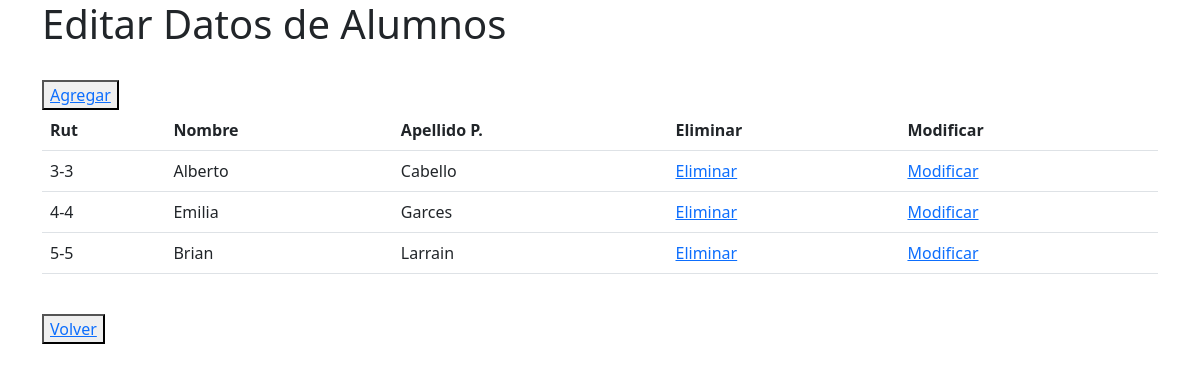
The page /alumnos/crud on the database as committed earlier.
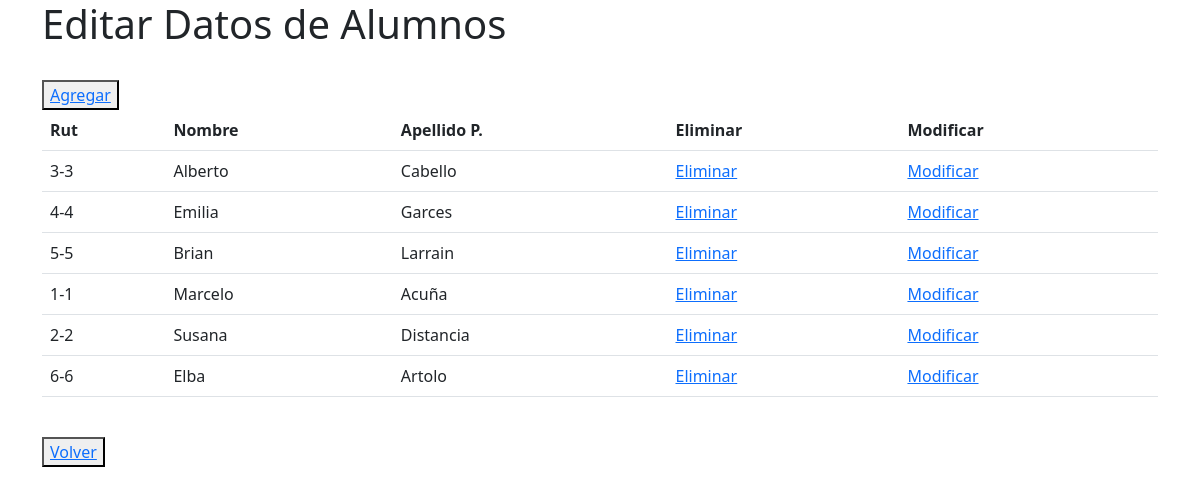
The same page on the database as committed later.
### alumnos/models.py (models this page shows, shortened)
class Alumno(models.Model):
    rut              = models.CharField(primary_key=True, max_length=10)
    nombre           = models.CharField(max_length=20)
    apellido_paterno = models.CharField(max_length=20)
    apellido_materno = models.CharField(max_length=20)
    fecha_nacimiento = models.DateField(blank=False, null=False)
    id_genero        = models.ForeignKey('Genero',on_delete=models.CASCADE, db_column='idGenero')
    telefono         = models.CharField(max_length=45)
    email            = models.EmailField(unique=True, max_length=100, blank=True, null=True)
    direccion        = models.CharField(max_length=50, blank=True, null=True)
    activo           = models.IntegerField()

### alumnos/views.py (the view)
# urls.py: path("crud", views.crud, name="crud"),
def crud(request):
    alumnos = Alumno.objects.all()
    context = {"alumnos": alumnos}
    return render(request, "alumnos/alumnos_list.html", context)

### alumnos/templates/alumnos/alumnos_list.html (shortened to what this page needs)
{% load static %}
<!DOCTYPE html>
<html lang="en">
<head>
    <link href="https://cdn.jsdelivr.net/npm/bootstrap@5.2.3/dist/css/bootstrap.min.css" rel="stylesheet">
</head>
<body>
    <div class="container">
        <h1>Editar Datos de Alumnos</h1>
    <br>
    <button>
        <a href="{% url 'alumnosAdd' %}"> Agregar </a>
    </button>
    <table class="table">
        {% if alumnos %}
            <th> Rut </th>
            <th> Nombre </th>
            <th> Apellido P. </th>
            <th> Eliminar </th>
            <th> Modificar </th>
            {% for x in alumnos %}
                <tr>
                    <td> {{ x.rut }}
                    <td> {{ x.nombre }}
                    <td> {{ x.apellido_paterno }}
                    <td> <a href="{% url 'alumnos_del' pk=x.rut %}"> Eliminar</a>
                    <td> <a href="{% url 'alumnos_findEdit' pk=x.rut %}"> Modificar</a>
                </tr>
            {% endfor %}
        {% endif %}
    </table><br>
    <button>
        <a href="{% url 'index' %}"> Volver </a>
    </button>
    </div>
</body>
</html>

Rows that differ between the two databases and show on the page:
added Alumno: rut "1-1", nombre "Marcelo", apellido_paterno "Acuña"
added Alumno: rut "2-2", nombre "Susana", apellido_paterno "Distancia"
added Alumno: rut "6-6", nombre "Elba", apellido_paterno "Artolo"
